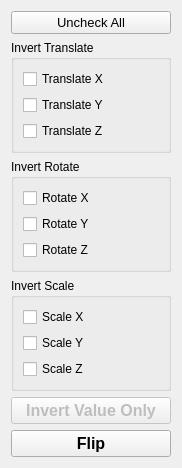
<?xml version="1.0" encoding="UTF-8"?>
<ui version="4.0">
 <class>Form</class>
 <widget class="QWidget" name="Form">
  <property name="geometry">
   <rect>
    <x>0</x>
    <y>0</y>
    <width>180</width>
    <height>424</height>
   </rect>
  </property>
  <property name="font">
   <font>
    <weight>50</weight>
    <bold>false</bold>
   </font>
  </property>
  <property name="windowTitle">
   <string>Form</string>
  </property>
  <layout class="QGridLayout" name="gridLayout">
   <item row="0" column="0">
    <layout class="QHBoxLayout" name="horizontalLayout">
     <item>
      <widget class="QPushButton" name="pushButton_uncheck_all">
       <property name="sizePolicy">
        <sizepolicy hsizetype="Minimum" vsizetype="Minimum">
         <horstretch>0</horstretch>
         <verstretch>0</verstretch>
        </sizepolicy>
       </property>
       <property name="minimumSize">
        <size>
         <width>0</width>
         <height>0</height>
        </size>
       </property>
       <property name="font">
        <font>
         <pointsize>10</pointsize>
         <weight>50</weight>
         <bold>false</bold>
        </font>
       </property>
       <property name="focusPolicy">
        <enum>Qt::NoFocus</enum>
       </property>
       <property name="text">
        <string>Uncheck All</string>
       </property>
      </widget>
     </item>
    </layout>
   </item>
   <item row="1" column="0">
    <widget class="QGroupBox" name="groupBox">
     <property name="title">
      <string>Invert Translate</string>
     </property>
     <layout class="QGridLayout" name="gridLayout_4">
      <item row="0" column="0">
       <widget class="QCheckBox" name="checkBox_invert_translate_x">
        <property name="text">
         <string>Translate X</string>
        </property>
       </widget>
      </item>
      <item row="1" column="0">
       <widget class="QCheckBox" name="checkBox_invert_translate_y">
        <property name="text">
         <string>Translate Y</string>
        </property>
       </widget>
      </item>
      <item row="2" column="0">
       <widget class="QCheckBox" name="checkBox_invert_translate_z">
        <property name="text">
         <string>Translate Z</string>
        </property>
       </widget>
      </item>
     </layout>
    </widget>
   </item>
   <item row="3" column="0">
    <widget class="QGroupBox" name="groupBox_3">
     <property name="title">
      <string>Invert Scale</string>
     </property>
     <layout class="QGridLayout" name="gridLayout_2">
      <item row="2" column="0">
       <widget class="QCheckBox" name="checkBox_invert_scale_z">
        <property name="text">
         <string>Scale Z</string>
        </property>
       </widget>
      </item>
      <item row="1" column="0">
       <widget class="QCheckBox" name="checkBox_invert_scale_y">
        <property name="text">
         <string>Scale Y</string>
        </property>
       </widget>
      </item>
      <item row="0" column="0">
       <widget class="QCheckBox" name="checkBox_invert_scale_x">
        <property name="text">
         <string>Scale X</string>
        </property>
       </widget>
      </item>
      <item row="3" column="0">
       <spacer name="verticalSpacer">
        <property name="orientation">
         <enum>Qt::Vertical</enum>
        </property>
        <property name="sizeHint" stdset="0">
         <size>
          <width>20</width>
          <height>40</height>
         </size>
        </property>
       </spacer>
      </item>
     </layout>
    </widget>
   </item>
   <item row="5" column="0">
    <layout class="QHBoxLayout" name="horizontalLayout_2">
     <item>
      <widget class="QPushButton" name="pushButton_flip_value">
       <property name="sizePolicy">
        <sizepolicy hsizetype="Maximum" vsizetype="Maximum">
         <horstretch>0</horstretch>
         <verstretch>0</verstretch>
        </sizepolicy>
       </property>
       <property name="minimumSize">
        <size>
         <width>160</width>
         <height>0</height>
        </size>
       </property>
       <property name="font">
        <font>
         <pointsize>12</pointsize>
         <weight>75</weight>
         <bold>true</bold>
        </font>
       </property>
       <property name="focusPolicy">
        <enum>Qt::NoFocus</enum>
       </property>
       <property name="text">
        <string>Flip</string>
       </property>
      </widget>
     </item>
    </layout>
   </item>
   <item row="2" column="0">
    <widget class="QGroupBox" name="groupBox_2">
     <property name="title">
      <string>Invert Rotate</string>
     </property>
     <layout class="QGridLayout" name="gridLayout_3">
      <item row="0" column="0">
       <widget class="QCheckBox" name="checkBox_invert_rotate_x">
        <property name="text">
         <string>Rotate X</string>
        </property>
       </widget>
      </item>
      <item row="1" column="0">
       <widget class="QCheckBox" name="checkBox_invert_rotate_y">
        <property name="text">
         <string>Rotate Y</string>
        </property>
       </widget>
      </item>
      <item row="2" column="0">
       <widget class="QCheckBox" name="checkBox_invert_rotate_z">
        <property name="text">
         <string>Rotate Z</string>
        </property>
       </widget>
      </item>
     </layout>
    </widget>
   </item>
   <item row="4" column="0">
    <widget class="QPushButton" name="pushButton_flip_value_2">
     <property name="enabled">
      <bool>false</bool>
     </property>
     <property name="sizePolicy">
      <sizepolicy hsizetype="Maximum" vsizetype="Maximum">
       <horstretch>0</horstretch>
       <verstretch>0</verstretch>
      </sizepolicy>
     </property>
     <property name="minimumSize">
      <size>
       <width>160</width>
       <height>0</height>
      </size>
     </property>
     <property name="font">
      <font>
       <pointsize>12</pointsize>
       <weight>75</weight>
       <bold>true</bold>
      </font>
     </property>
     <property name="focusPolicy">
      <enum>Qt::NoFocus</enum>
     </property>
     <property name="text">
      <string>Invert Value Only</string>
     </property>
     <property name="checkable">
      <bool>false</bool>
     </property>
    </widget>
   </item>
  </layout>
 </widget>
 <resources/>
 <connections/>
</ui>
